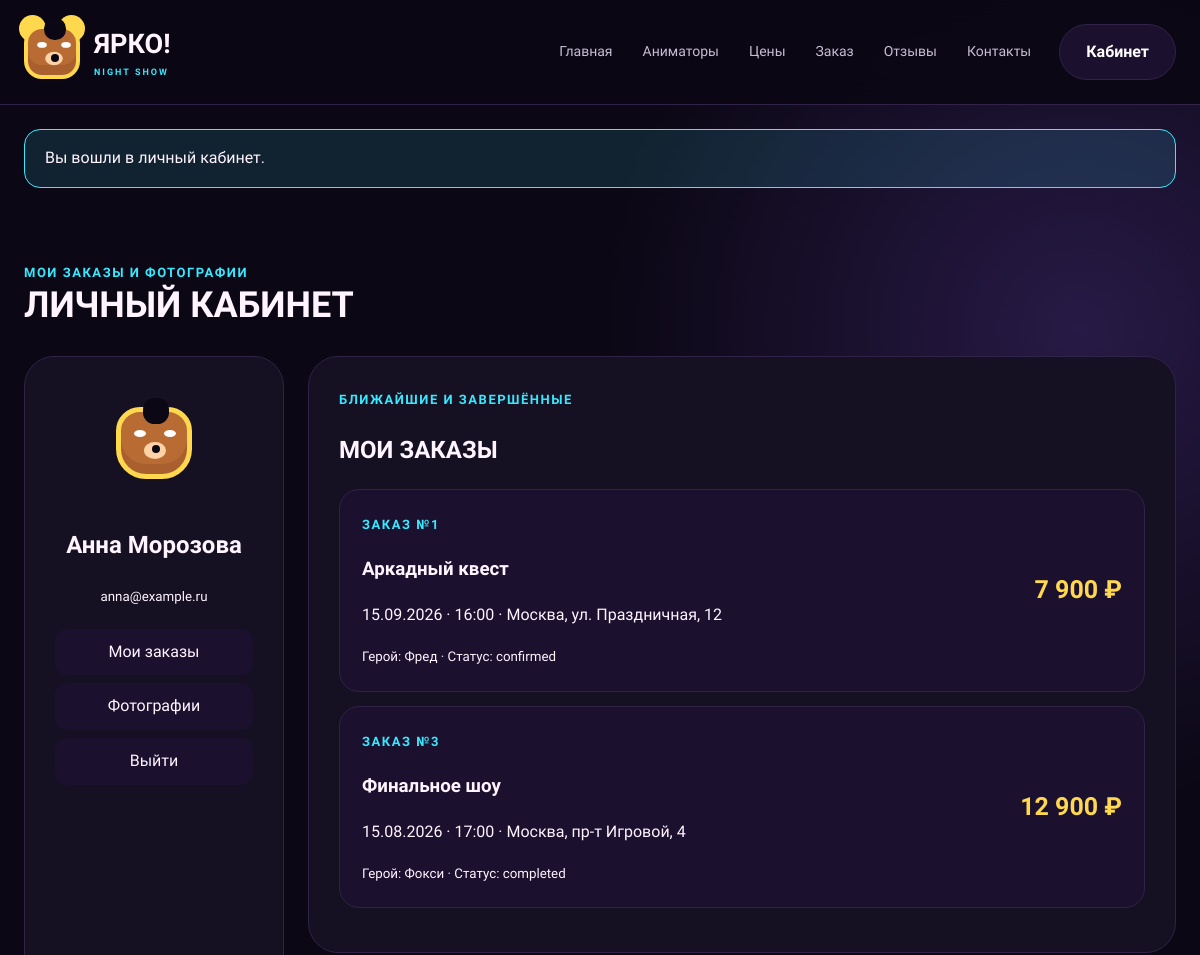
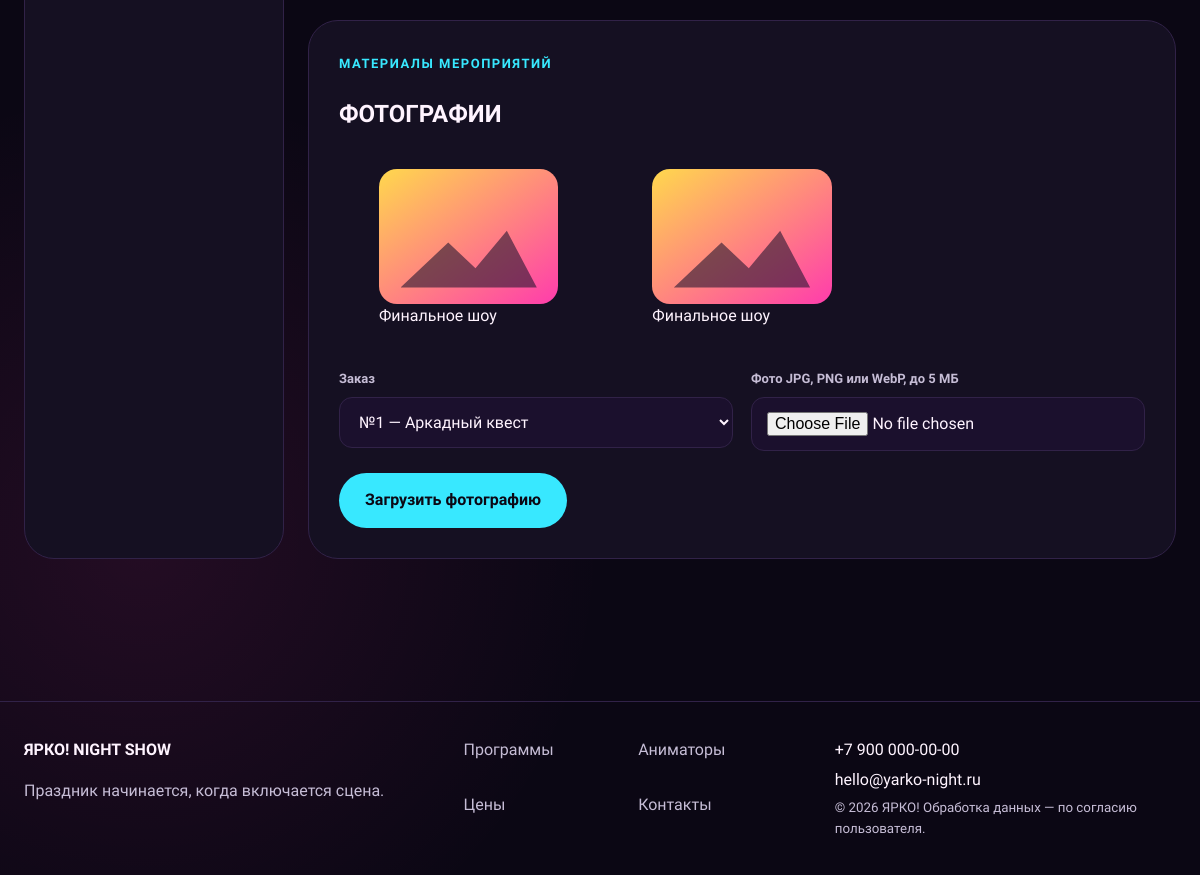
Page /account.php (signed in) on the committed database (2 pictures, top to bottom).
### tables this page shows
CREATE TABLE users (
  id INT UNSIGNED AUTO_INCREMENT PRIMARY KEY,
  name VARCHAR(100) NOT NULL,
  phone VARCHAR(20) NOT NULL,
  email VARCHAR(190) NOT NULL UNIQUE,
  password_hash VARCHAR(255) NOT NULL DEFAULT '$2y$10$dtZyWMV1vywl2hiWlmCMFuhU9smuFkDgMD6vwksAoaDRRnR41saja',
  role ENUM('client','admin') NOT NULL DEFAULT 'client',
  created_at TIMESTAMP NOT NULL DEFAULT CURRENT_TIMESTAMP
);

CREATE TABLE orders (
  id INT UNSIGNED AUTO_INCREMENT PRIMARY KEY,
  user_id INT UNSIGNED NULL,
  program_id INT UNSIGNED NOT NULL,
  animator_id INT UNSIGNED NULL,
  customer_name VARCHAR(100) NOT NULL,
  phone VARCHAR(20) NOT NULL,
  email VARCHAR(190) NOT NULL,
  event_date DATE NOT NULL,
  event_time TIME NOT NULL,
  address VARCHAR(255) NOT NULL,
  children_age VARCHAR(40) NOT NULL,
  children_count TINYINT UNSIGNED NOT NULL,
  comment TEXT NULL,
  total_price DECIMAL(10,2) NOT NULL,
  status ENUM('new','confirmed','completed','cancelled') NOT NULL DEFAULT 'new',
  created_at TIMESTAMP NOT NULL DEFAULT CURRENT_TIMESTAMP,
  CONSTRAINT fk_orders_user FOREIGN KEY (user_id) REFERENCES users(id) ON DELETE SET NULL,
  CONSTRAINT fk_orders_program FOREIGN KEY (program_id) REFERENCES programs(id),
  CONSTRAINT fk_orders_animator FOREIGN KEY (animator_id) REFERENCES animators(id) ON DELETE SET NULL
);

CREATE TABLE programs (
  id INT UNSIGNED AUTO_INCREMENT PRIMARY KEY,
  name VARCHAR(120) NOT NULL,
  slug VARCHAR(140) NOT NULL UNIQUE,
  summary VARCHAR(255) NOT NULL,
  description TEXT NOT NULL,
  age_group VARCHAR(40) NOT NULL,
  duration_minutes SMALLINT UNSIGNED NOT NULL,
  heroes_count TINYINT UNSIGNED NOT NULL,
  price DECIMAL(10,2) NOT NULL,
  accent ENUM('violet','pink','cyan','yellow') NOT NULL DEFAULT 'violet',
  is_active TINYINT(1) NOT NULL DEFAULT 1
);

CREATE TABLE animators (
  id INT UNSIGNED AUTO_INCREMENT PRIMARY KEY,
  name VARCHAR(100) NOT NULL,
  character_name VARCHAR(80) NOT NULL,
  bio TEXT NOT NULL,
  experience_years TINYINT UNSIGNED NOT NULL,
  rating DECIMAL(2,1) NOT NULL DEFAULT 5.0,
  accent ENUM('violet','pink','cyan','yellow') NOT NULL DEFAULT 'yellow',
  photo_path VARCHAR(255) NULL,
  is_active TINYINT(1) NOT NULL DEFAULT 1
);

CREATE TABLE photos (
  id INT UNSIGNED AUTO_INCREMENT PRIMARY KEY,
  user_id INT UNSIGNED NOT NULL,
  order_id INT UNSIGNED NOT NULL,
  file_name VARCHAR(255) NOT NULL,
  original_name VARCHAR(255) NOT NULL,
  mime_type VARCHAR(50) NOT NULL,
  uploaded_at TIMESTAMP NOT NULL DEFAULT CURRENT_TIMESTAMP,
  CONSTRAINT fk_photos_user FOREIGN KEY (user_id) REFERENCES users(id) ON DELETE CASCADE,
  CONSTRAINT fk_photos_order FOREIGN KEY (order_id) REFERENCES orders(id) ON DELETE CASCADE
);

### functions.php (called while the page is built, shortened)
<?php
function e(mixed $value): string
{
    return htmlspecialchars((string)$value, ENT_QUOTES | ENT_SUBSTITUTE, 'UTF-8');
}
function flashes(): array
{
    $items = $_SESSION['flash'] ?? [];
    return $items;
}
function current_user(): ?array
{
    $pdo = db();
    $statement = $pdo->prepare('SELECT id, name, phone, email, role FROM users WHERE id = ?');
    $statement->execute([(int)$_SESSION['user_id']]);
    return $statement->fetch() ?: null;
}
function format_price(float $price): string
{
    return number_format($price, 0, ',', ' ') . ' ₽';
}
function active_page(string $name, string $current): string
{
    return $name === $current ? 'is-active' : '';
}

### account.php (the view, shortened to what this page needs)
<?php
require_once __DIR__ . '/functions.php';
$user=require_auth();$pageTitle='Личный кабинет';$active='account';$pdo=db();
$orders=[];$photos=[];
if($pdo){$s=$pdo->prepare('SELECT o.*,p.name AS program_name,a.character_name FROM orders o JOIN programs p ON p.id=o.program_id LEFT JOIN animators a ON a.id=o.animator_id WHERE o.user_id=? ORDER BY o.event_date DESC');$s->execute([$user['id']]);$orders=$s->fetchAll();$s=$pdo->prepare('SELECT ph.*,o.event_date,p.name AS program_name FROM photos ph JOIN orders o ON o.id=ph.order_id JOIN programs p ON p.id=o.program_id WHERE ph.user_id=? ORDER BY ph.uploaded_at DESC');$s->execute([$user['id']]);$photos=$s->fetchAll();}
require __DIR__ . '/partials/header.php';
?>
<section class="section"><div class="container"><span class="eyebrow">Мои заказы и фотографии</span><h1 class="section-title">ЛИЧНЫЙ КАБИНЕТ</h1><div class="account-layout" style="margin-top:30px"><aside class="panel profile-card"><span class="bear accent-yellow"><i></i></span><h2><?= e($user['name']) ?></h2><small><?= e($user['email']) ?></small><nav class="profile-menu"><a href="#orders">Мои заказы</a><a href="#photos">Фотографии</a><?php if(($user['role']??'')==='admin'): ?><a href="admin.php">Админ-панель</a><?php endif; ?><a href="logout.php">Выйти</a></nav></aside><div><section class="panel" id="orders"><span class="eyebrow">Ближайшие и завершённые</span><h2>МОИ ЗАКАЗЫ</h2><?php if(!$orders): ?><div class="empty">Заказов пока нет. <a class="eyebrow" href="order.php">Оформить первый</a></div><?php endif; ?><?php foreach($orders as $order): ?><article class="order-row"><div><span class="eyebrow">Заказ №<?= (int)$order['id'] ?></span><h3><?= e($order['program_name']) ?></h3><p><?= e(date('d.m.Y',strtotime($order['event_date']))) ?> · <?= e(substr($order['event_time'],0,5)) ?> · <?= e($order['address']) ?></p><small>Герой: <?= e($order['character_name']??'будет назначен') ?> · Статус: <?= e($order['status']) ?></small></div><strong class="price"><?= format_price((float)$order['total_price']) ?></strong></article><?php endforeach; ?></section><section class="panel" id="photos" style="margin-top:22px"><span class="eyebrow">Материалы мероприятий</span><h2>ФОТОГРАФИИ</h2><div class="gallery"><?php if($photos):foreach($photos as $photo): ?><figure><div class="photo"><?php if(is_file(__DIR__.'/uploads/'.$photo['file_name'])): ?><img src="uploads/<?= e($photo['file_name']) ?>" alt="<?= e($photo['original_name']) ?>"><?php endif; ?></div><figcaption><?= e($photo['program_name']) ?></figcaption></figure><?php endforeach;else: ?><div class="photo"></div><div class="photo" style="filter:hue-rotate(90deg)"></div><div class="photo" style="filter:hue-rotate(180deg)"></div><?php endif; ?></div><?php if($orders): ?><form method="post" enctype="multipart/form-data" style="margin-top:24px"><?= csrf_field() ?><div class="form-grid"><div class="field"><label for="order_id">Заказ</label><select id="order_id" name="order_id" required><?php foreach($orders as $order): ?><option value="<?= (int)$order['id'] ?>">№<?= (int)$order['id'] ?> — <?= e($order['program_name']) ?></option><?php endforeach; ?></select></div><div class="field"><label for="photo">Фото JPG, PNG или WebP, до 5 МБ</label><input id="photo" type="file" name="photo" accept="image/jpeg,image/png,image/webp" required></div></div><div class="form-actions"><button class="button button--cyan">Загрузить фотографию</button></div></form><?php endif; ?></section></div></div></div></section>
<?php require __DIR__ . '/partials/footer.php'; ?>

### partials/header.php (shortened to what this page needs)
<?php
require_once __DIR__ . '/../functions.php';
$active = $active ?? '';
$user = current_user();
?>
<!doctype html>
<html lang="ru">
<head>
    <link rel="stylesheet" href="assets/css/style.css">
</head>
<body>
<header class="site-header">
    <div class="container header-inner">
        <a class="logo" href="index.php" aria-label="ЯРКО — главная страница">
            <span class="bear bear--small" aria-hidden="true"><i></i></span>
            <span><b>ЯРКО!</b><small>NIGHT SHOW</small></span>
        </a>
        <nav class="main-nav" id="main-nav" aria-label="Основная навигация">
            <a class="<?= active_page('home',$active) ?>" href="index.php">Главная</a>
            <a class="<?= active_page('animators',$active) ?>" href="animators.php">Аниматоры</a>
            <a class="<?= active_page('prices',$active) ?>" href="prices.php">Цены</a>
            <a class="<?= active_page('order',$active) ?>" href="order.php">Заказ</a>
            <a class="<?= active_page('reviews',$active) ?>" href="reviews.php">Отзывы</a>
            <a class="<?= active_page('contacts',$active) ?>" href="contacts.php">Контакты</a>
        </nav>
        <div class="account-nav">
            <?php if ($user): ?>
                <a class="button button--ghost" href="account.php">Кабинет</a>
            <?php else: ?>
                <a class="button button--ghost" href="login.php">Войти</a>
                <a class="button button--small" href="register.php">Регистрация</a>
            <?php endif; ?>
        </div>
    </div>
</header>
<main id="content">
<?php foreach (flashes() as $item): ?>
    <div class="container"><div class="alert alert--<?= e($item['type']) ?>" role="status"><?= e($item['message']) ?></div></div>
<?php endforeach; ?>

### partials/footer.php (shortened to what this page needs)
</main>
<footer class="site-footer">
    <div class="container footer-grid">
        <div><b>ЯРКО! NIGHT SHOW</b><p>Праздник начинается, когда включается сцена.</p></div>
        <nav aria-label="Навигация в подвале"><a href="index.php">Программы</a><a href="animators.php">Аниматоры</a><a href="prices.php">Цены</a><a href="contacts.php">Контакты</a></nav>
        <div><a href="tel:+79000000000">+7 900 000-00-00</a><a href="mailto:hello@yarko-night.ru">hello@yarko-night.ru</a><small>© 2026 ЯРКО! Обработка данных — по согласию пользователя.</small></div>
    </div>
</footer>
</body>
</html>

### rows in the picture
users: name "Анна Морозова", email "anna@example.ru"
orders: id "1", program.name "Аркадный квест", event_date "15.09.2026", event_time "16:00", address "Москва, ул. Праздничная, 12", animator.character_name "Фред", status "confirmed", total_price "7 900 ₽"
orders: id "3", program.name "Финальное шоу", event_date "15.08.2026", event_time "17:00", address "Москва, пр-т Игровой, 4", animator.character_name "Фокси", status "completed", total_price "12 900 ₽"
photos: programs.name "Финальное шоу"
photos: programs.name "Финальное шоу"

### other values in the picture
$item['message'] "Вы вошли в личный кабинет."
